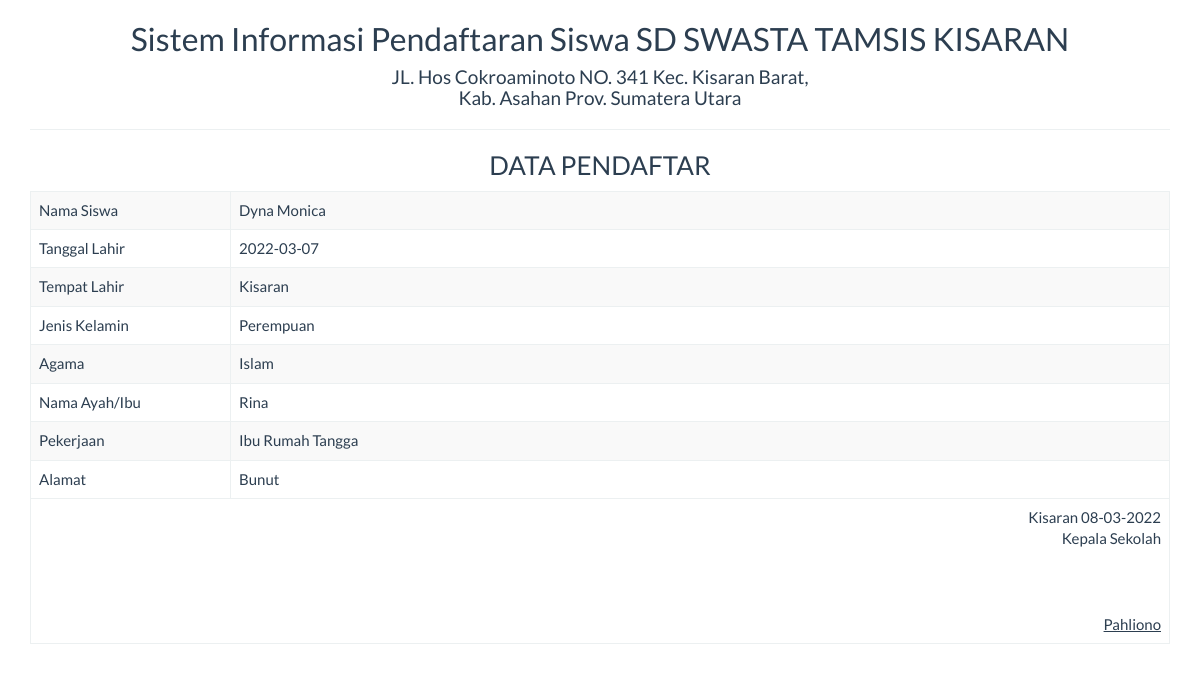
The app's page /report/pendaftar_satu.php?id=7 with its own data.
### tables this page shows
CREATE TABLE `tbl_pendaftar` (
  `id` int(11) NOT NULL,
  `nmsiswa` varchar(255) NOT NULL,
  `tgllahir` date NOT NULL,
  `tempatlahir` varchar(50) NOT NULL,
  `jk` varchar(20) NOT NULL,
  `agama` varchar(20) NOT NULL,
  `nmortu` varchar(255) NOT NULL,
  `pekerjaan` varchar(50) NOT NULL,
  `nohp` varchar(15) NOT NULL,
  `nowa` varchar(15) NOT NULL,
  `alamat` varchar(200) NOT NULL,
  `id_status` varchar(20) NOT NULL
);

### report/pendaftar_satu.php (the view, shortened to what this page needs)
<!DOCTYPE html>
<html>
    <head>
        <link href="../Assets/css/bootstrap.min.css" rel="stylesheet" type="text/css"/>
    </head>
    <body onload="print()">
        <?php
        include '../config/koneksi.php';
        $sql = "SELECT * FROM tbl_pendaftar WHERE id='" . $_GET ['id'] . "'";
        $query = mysqli_query($koneksi, $sql) or die("SQL Detail error");
        $data = mysqli_fetch_array($query);
        ?>
        <div class="container">
            <div class='row'>
                <div class="col-sm-12">
                    <div class="text-center">
                        <h2>Sistem Informasi Pendaftaran Siswa SD SWASTA TAMSIS KISARAN</h2>
                        <h4> JL. Hos Cokroaminoto NO. 341 Kec. Kisaran Barat,<br> Kab. Asahan Prov. Sumatera Utara </h4>
                        <hr>
                        <h3>DATA PENDAFTAR</h3>
                    </div>
                        <table class="table table-bordered table-striped table-hover">
                            <tbody>
								<tr>
                                    <td>Nama Siswa</td> <td><?= $data['nmsiswa'] ?></td>
                                </tr>
                                <tr>
                                    <td width="200">Tanggal Lahir</td> <td><?= $data['tgllahir'] ?></td>
                                </tr>
                                <tr>
                                    <td>Tempat Lahir</td> <td><?= $data['tempatlahir'] ?></td>
                                </tr>
								<tr>
                                    <td>Jenis Kelamin</td> <td><?= $data['jk'] ?></td>
                                </tr>
								<tr>
                                    <td>Agama</td> <td><?= $data['agama'] ?></td>
                                </tr>
								<tr>
                                    <td>Nama Ayah/Ibu</td> <td><?= $data['nmortu'] ?></td>
                                </tr>
                                <tr>
                                    <td>Pekerjaan</td> <td><?= $data['pekerjaan'] ?></td>
                                </tr>
                                <tr>
                                    <td>Alamat</td> <td><?= $data['alamat'] ?></td>
                                </tr>
                            </tbody>
                            <tfoot>
                                <tr>
                                    <td colspan="2" class="text-right">
                                        Kisaran  <?= date("d-m-Y") ?>
                                        <br>
                                        Kepala Sekolah
                                        <br><br><br><br>
                                        <u>Pahliono<strong></u><br>
									</td>
								</tr>
							</tfoot>
                        </table>
                </div>
            </div>
    </body>
</html>

### records on screen
tbl_pendaftar: nmsiswa "Dyna Monica", tgllahir "2022-03-07", tempatlahir "Kisaran", jk "Perempuan", agama "Islam", nmortu "Rina", pekerjaan "Ibu Rumah Tangga", alamat "Bunut"
